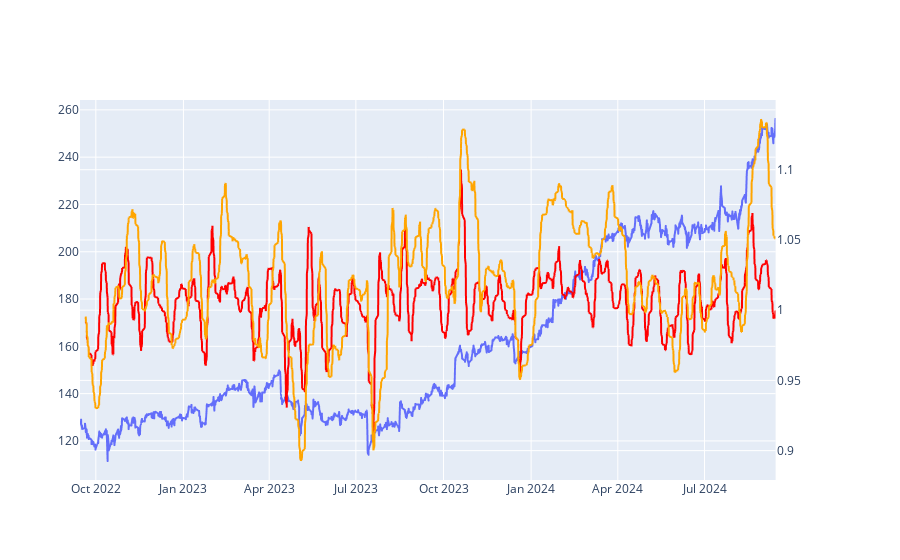

Source (notebook cell):
### Code cell
ticker = 'PGR'
file_name = f'df_stock_{ticker}_period2y_interval1h.pkl'
path = os.path.join(parent_path, folder_saved_models, file_name)
df = load_data_one_stock(path)

# df = px.data.gapminder().query("country=='Canada'")
# fig = px.line(x = df_stats[ticker].index, y="amps_avg100", title='')
# fig.show()
df['max100'] = df['close'].rolling(window=100).max()
df['max100'] = df['max100'].bfill()
df['min100'] = df['close'].rolling(window=100).min()
df['min100'] = df['min100'].bfill()
df['current_amp100'] = df['max100'] / df['min100']
df['norm100'] = (df['current_amp100']- 1) / (df_stats[ticker]['amps_avg100'].iloc[-1] - 1)
df_stats[ticker]['speed100_avg'] = df_stats[ticker]['speed100'].rolling(window=30).mean()
df_stats[ticker]['speed30_avg'] = df_stats[ticker]['speed30'].rolling(window=30).mean()

# df_stats['norm100'] =   norm100 = (current_amp100 - 1) / (df_stats[ticker]['amps_avg100'].iloc[-1] - 1)

subfig = make_subplots(specs=[[{"secondary_y": True}]])
fig1 = px.line(df, x=df.index, y='close')
# fig2 = px.line(df, x=df.index, y='norm100')
fig2 = px.line(df_stats[ticker], x=df_stats[ticker].index, y='speed30_avg')
fig3 = px.line(df_stats[ticker], x=df_stats[ticker].index, y='speed100_avg')
# fig4 = px.line(df_stats[ticker], x=df_stats[ticker].index, y='speed30')
# fig4 = px.line(df_stats[ticker], x=df_stats[ticker].index, y=[]'speed30_avg')
fig2.update_traces(yaxis="y2", line_color='red')
fig3.update_traces(yaxis="y2", line_color='orange')


subfig.add_traces(fig1.data + fig2.data + fig3.data)

### Figure 1 — Plotly figure (JSON) as saved in the notebook; plotly's stock layout.template omitted (floating-point values rounded to 4 significant figures; data arrays with more than 128 entries replaced by an {"elided": "..."} marker saying what was removed)
{"data": [{"hovertemplate": "Datetime=%{x}<br>close=%{y}<extra></extra>", "legendgroup": "", "line": {"color": "#636efa", "dash": "solid"}, "marker": {"symbol": "circle"}, "mode": "lines", "name": "", "showlegend": false, "type": "scattergl", "x": {"elided": "3501 str values"}, "xaxis": "x", "y": {"elided": "3501 float values"}, "yaxis": "y"}, {"hovertemplate": "Datetime=%{x}<br>speed30_avg=%{y}<extra></extra>", "legendgroup": "", "line": {"color": "red", "dash": "solid"}, "marker": {"symbol": "circle"}, "mode": "lines", "name": "", "showlegend": false, "type": "scattergl", "x": {"elided": "3501 str values"}, "xaxis": "x", "y": {"elided": "3501 float values"}, "yaxis": "y2"}, {"hovertemplate": "Datetime=%{x}<br>speed100_avg=%{y}<extra></extra>", "legendgroup": "", "line": {"color": "orange", "dash": "solid"}, "marker": {"symbol": "circle"}, "mode": "lines", "name": "", "showlegend": false, "type": "scattergl", "x": {"elided": "3501 str values"}, "xaxis": "x", "y": {"elided": "3501 float values"}, "yaxis": "y2"}], "layout": {"xaxis": {"anchor": "y", "domain": [0, 0.94]}, "yaxis": {"anchor": "x", "domain": [0, 1]}, "yaxis2": {"anchor": "x", "overlaying": "y", "side": "right"}}}
